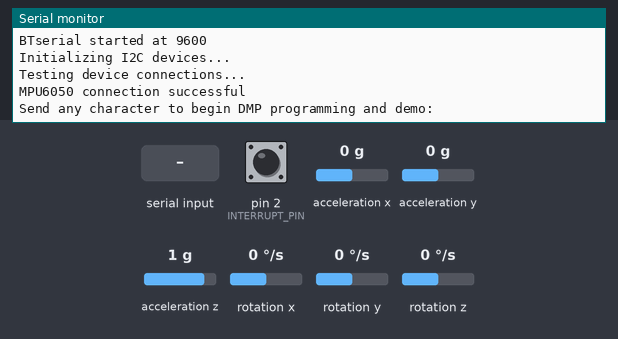
A sketch run on a simulated Arduino Uno, built with avr-gcc and run on an emulated ATmega328P. Parts: the last lines printed to the serial monitor. The inputs (shaded band) are chosen by the test bench; at power-on: rotation z 0 °/s, pin 2 (INTERRUPT_PIN) LOW, acceleration x 0 g, acceleration y 0 g, acceleration z 1 g, rotation x 0 °/s, rotation y 0 °/s. The sensor or clock chip raises its interrupt line as the real part does.

Above: at 0.9 s.
1.0 s: "f\n" received over Serial
At 1.5 s:
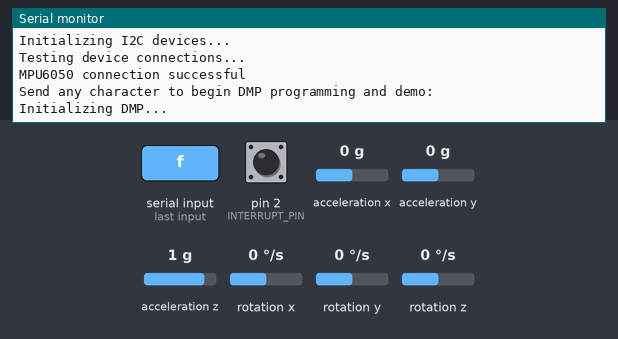
3.0 s: rotation z set to -192 °/s
At 3.5 s:
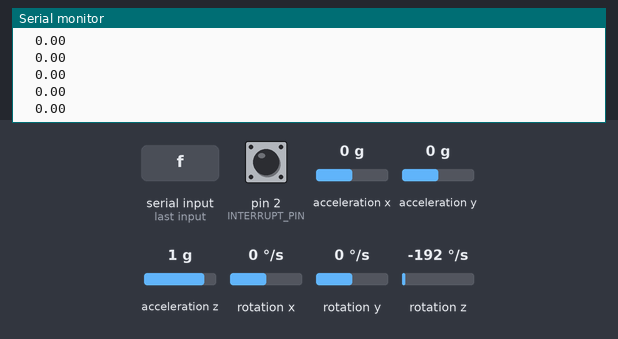

The sketch:

HCO5_Code.ino
```cpp
/*Next steps / current status: using single ints to give direction, speed changes not in effect yet

Long term: Send encoded numbers that represent magnitude of speed related to extent of MPU6050
movement
*/

//DOES CHANGING SERIAL BAUD RATE TO 115200 PREVENT FIFO OVERLFOW??


//Connections
/*
HC05----> RXD->D5, TXD->D4, GND->GND, VCC->3.3V
MPU6050-----> VCC->3.3V, GND->3.3V, SCL->A5, SDA->A4, INT->D2
*/


//Portions copied from JR's code denoted as //JRstart & //JRend
//JRstart
#include "I2Cdev.h"

#include "MPU6050_6Axis_MotionApps20.h"

#if I2CDEV_IMPLEMENTATION == I2CDEV_ARDUINO_WIRE
    #include "Wire.h"
#endif

MPU6050 mpu;

#define INTERRUPT_PIN 2
#define LED_PIN 13
bool blinkState = false;

bool dmpReady = false;
uint8_t mpuIntStatus;
uint8_t devStatus;
uint16_t packetSize;
uint16_t fifoCount;
uint8_t fifoBuffer[64];

Quaternion q;
VectorInt16 aa;
VectorInt16 aaReal;
VectorInt16 aaWorld;
VectorFloat gravity;
float euler[3];
float ypr[3];

uint8_t teapotPacket[14] = { '$', 0x02, 0,0, 0,0, 0,0, 0,0, 0x00, 0x00, '\r', '\n' };
//JRend

//////////MY ADDITIONS//////////


#include <SoftwareSerial.h>
SoftwareSerial BTSerial(4, 5); // RX | TX
// Connect the HC-05 TX to Arduino pin 4 RX.
// Connect the HC-05 RX to Arduino pin 5 TX

//GLOBAL VARIABLES
int YAW = 0;
int PITCH = 0;
int ROLL = 0;

int FB_value = 0; //determines which of Y, P or R controls which direction later on in code
int LR_value = 0;

bool initial_calibration = true;
bool ready_for_calibration = false;
bool calibrated = false;


int a = 0; // so datum, max and min can be calibrated on consecutive loops
int b = 0; //so only says 'ready for calibration once'

//Control values
int FB_datum = 0;
int FB_upper_bound = 0;
int FB_lower_bound = 0;
int FB_max = 0;
int FB_min = 0;

int LR_datum = 0;
int LR_upper_bound = 0;
int LR_lower_bound = 0;
int LR_max = 0;
int LR_min = 0;


//int rescaled_YAW = 0;

//for debugging purposes
char e = ' ';
int d = 0;
String readString;

//JRstart

volatile bool mpuInterrupt = false;
void dmpDataReady() {
    mpuInterrupt = true;
}

void setup() {

    #if I2CDEV_IMPLEMENTATION == I2CDEV_ARDUINO_WIRE
        Wire.begin();
        Wire.setClock(400000);
    #elif I2CDEV_IMPLEMENTATION == I2CDEV_BUILTIN_FASTWIRE
        Fastwire::setup(400, true);
    #endif

    // start the serial communication with the host computer
    Serial.begin(115200);
    Serial.println("Arduino with HC-05 is ready");

    // start communication with the HC-05 using 9600
    BTSerial.begin(9600);
    Serial.println("BTserial started at 9600");

    while (!Serial);

    Serial.println(F("Initializing I2C devices..."));
    mpu.initialize();
    pinMode(INTERRUPT_PIN, INPUT);

    Serial.println(F("Testing device connections..."));
    Serial.println(mpu.testConnection() ? F("MPU6050 connection successful") : F("MPU6050 connection failed"));

    Serial.println(F("\nSend any character to begin DMP programming and demo: "));
    while (Serial.available() && Serial.read());
    while (!Serial.available());
    while (Serial.available() && Serial.read());

    Serial.println(F("Initializing DMP..."));
    devStatus = mpu.dmpInitialize();

    mpu.setXGyroOffset(220);
    mpu.setYGyroOffset(76);
    mpu.setZGyroOffset(-85);
    mpu.setZAccelOffset(1788);

    if (devStatus == 0) {
        Serial.println(F("Enabling DMP..."));
        mpu.setDMPEnabled(true);

        Serial.println(F("Enabling interrupt detection (Arduino external interrupt 0)..."));
        attachInterrupt(digitalPinToInterrupt(INTERRUPT_PIN), dmpDataReady, RISING);
        mpuIntStatus = mpu.getIntStatus();

        Serial.println(F("DMP ready! Waiting for first interrupt..."));
        dmpReady = true;

        packetSize = mpu.dmpGetFIFOPacketSize();
    } else {
        Serial.print(F("DMP Initialization failed (code "));
        Serial.print(devStatus);
        Serial.println(F(")"));
    }

//JRend

}


void loop() {
//JRstart

    if (!dmpReady) return;
    while (!mpuInterrupt && fifoCount < packetSize) {}

    mpuInterrupt = false;
    mpuIntStatus = mpu.getIntStatus();

    fifoCount = mpu.getFIFOCount();

    if ((mpuIntStatus & 0x10) || fifoCount == 1024) {
        mpu.resetFIFO();
        Serial.println(F("FIFO overflow!"));
    }
    else if (mpuIntStatus & 0x02) {
        while (fifoCount < packetSize) fifoCount = mpu.getFIFOCount();
        mpu.getFIFOBytes(fifoBuffer, packetSize);
        fifoCount -= packetSize;

           mpu.dmpGetQuaternion(&q, fifoBuffer);
            mpu.dmpGetGravity(&gravity, &q);
            mpu.dmpGetYawPitchRoll(ypr, &q, &gravity);
//            Serial.print("ypr\t");
//            Serial.println(ypr[0] * 180/M_PI);
            Serial.print("\t");
            Serial.println(ypr[1] * 180/M_PI);
//            Serial.print("\t");
//            Serial.println(ypr[2] * 180/M_PI);

//JRend

///////////////MY ADDITIONS/////////////////
            YAW = ypr[0] * 180/M_PI;
            PITCH = ypr[1] * 180/M_PI;
            ROLL = ypr[2] * 180/M_PI;

    }
            //-1 multiplication depends on orientation, in this case it means forward tilt is + and right tilt is +
           FB_value = -1*ROLL;
           LR_value = -1*PITCH;


            if (initial_calibration)
            {
                if ((YAW>48) && (YAW<68) && (PITCH>-6) && (PITCH<4) && (ROLL>-2) && (ROLL < 2))
              {
                if (b == 0)
                {
                Serial.println ("Ready for calibration");
                //delay(500);
                ready_for_calibration = true;
                b++;
                }
              }
            }

            if (ready_for_calibration)
            {
              initial_calibration = false;

              switch (a)
              {
              case 0:
                calibrate(FB_datum);
                b=0;
                break;
              case 1:
                if (b==0)
                {
                Serial.print("FB_datum is ");
                Serial.println(FB_datum); // correct value only registered for previous switch case after it passes through all branches once, comes to this case on the next loop
                b++;
                }
                calibrate(FB_max);
                break;
              case 2:
                if (b==1)
                {
                Serial.print("FB max is ");
                Serial.println(FB_max);
                b++;
                }
                calibrate(FB_min);
                break;
              case 3:
                if (b==2)
                {
                Serial.print("FB min is ");
                Serial.println(FB_min);
                b++;
                }
                calibrate(LR_datum);
                break;
               case 4:
                if (b==3)
                {
                Serial.print("LR datum is ");
                Serial.println(LR_datum);
                b++;
                }
                calibrate(LR_max);
                break;
               case 5:
                if (b==4)
                {
                Serial.print("LR max is ");
                Serial.println(LR_max);
                b++;
                }
                calibrate(LR_min);
                break;
              case 6:
                Serial.print("LR min is ");
                Serial.println(LR_min);
                Serial.println("Calibration complete");
                calibrated = true;
                break;

              }
            }

            if (calibrated)
              {
                ready_for_calibration = false;

                FB_upper_bound = FB_datum + 5;
                FB_lower_bound = FB_datum - 5;

                LR_upper_bound = LR_datum + 5;
                LR_lower_bound = LR_datum - 5;


                if ((FB_value > FB_upper_bound) && (LR_value > LR_upper_bound))
                {
                  Serial.println("FORWARD-RIGHT");
                  send_to_serial(1);
                }
                else if ((FB_value > FB_upper_bound) && (LR_value < LR_lower_bound))
                {
                  Serial.println("FORWARD-LEFT");
                  send_to_serial(2);
                }
                else if ((FB_value < FB_lower_bound) && (LR_value > LR_upper_bound))
                {
                  Serial.println("BACKWARD-RIGHT");
                  send_to_serial(3);
                }
                else if ((FB_value < FB_lower_bound) && (LR_value < LR_lower_bound))
                {
                  Serial.println("BACKWARD-LEFT");
                  send_to_serial(4);
                }
                else if (FB_value > FB_upper_bound)
                {
                  Serial.println("FORWARD");
                  send_to_serial(5);
                }
                else if (FB_value < FB_lower_bound)
                {
                  Serial.println("BACKWARD");
                  send_to_serial(6);
                }

                else if (LR_value > LR_upper_bound)
                {
                  Serial.println("RIGHT");
                  send_to_serial(7);
                }
                else if (LR_value < LR_lower_bound)
                {
                  Serial.println("LEFT");
                  send_to_serial(8);
                }
                else
                {
                  Serial.println("REST");
                  send_to_serial(9);
                }

              }
// for debugging
//    while (BTSerial.available())
//    {
//      int f = BTSerial.read();
//      Serial.print(f);
//    }
}


void calibrate (int &value)
{
   char enter_key = '0';
   if (Serial.available()>0)
    {
      enter_key = Serial.read();
       if (enter_key == 'f')  //press f to enter calibrated value, for FB (roll)
      {
        value = FB_value;
        a++; // move on to next switch case
      }

      if (enter_key == 'l')  //press l to enter calibrated value, for LR (pitch)
      {
        value =  LR_value;
        a++; // move on to next switch case
      }

    }
}


void send_to_serial (int instruction)
{
      BTSerial.write(instruction);
      //Serial.print(instruction);
}
```

Measured:
- after the input at 1.0 s, the serial monitor: prints a new line at once (image 1)
- after the input at 3.0 s, the serial monitor: prints a new line after 0.26 s (image 2)
